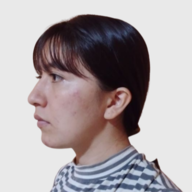
#> input picture PROYECTOIA-U3/ArroboMercy/L00385770_3.png, 192 x 192 px, found by its file name; its folder holds only this picture in this run
$ jupyter execute --allow-errors '[NRC_6278]_MelanyLópez_StevenBarragan_CargaDatosProyecto.ipynb'
#> lines starting #> are read from the running program, lines starting #| are printed output that depends on the picture
[cell 1]
#Importamos las librerías correspondientes
# Importamos la librería ImageDataGenerator,
from keras.preprocessing.image import ImageDataGenerator
# Importamos la librería  array_to_img, img_to_array, load_img
from tensorflow.keras.utils import array_to_img, img_to_array, load_img
# Importamos la librería glob
import glob
# Importamos la librería plt
import matplotlib.pyplot as plt
# Importamos la librería os
import os
#Importamos la libreria shutil
import shutil
#Importamos la libreria random
import random
# Importamos la librería io
from skimage import io
# Importamos open cv
import cv2

## Descripción del dataset

El presente dataset incorpora fotos de los estudiantes de sexto semestre de la carrera de Ingenieria en tecnologias de la información, cuyo objetivo es la aplicación de las mismas para realizar un reconocimiento facial identificando el nombre de cada uno de los participantes.

Dentro del conjunto de imagenes podemos identificar que se centran en el uso de los formatos jpg, png, jpeg. El esquema de colores utilizado por las imagenes es RGB. Sus dimenciones preestablecidas se encuentran en 5 x 5 cm, siendo imagenes que enfocan los 3 diferentes perfiles del rostro de una persona.

## Descripción del problema
Este dataset contiene varios parámetros/características en donde se requiere realizar un reconocimiento facial de una persona por medio de la predicción basada en imágenes. Cabe mencionar que por cada persona se extrajo un total de tres imagenes de los perfiles del rostro, para el respectivo entrenamiento del modelo que consta del lado frontal, lado derecho y lado izquierdo del rostro de la persona.

## Carga del dataset

[cell 2]
# Definimos la ruta del dataset
folder = 'C:\PROYECTOIA-U3/'

[cell 3]
#Se observa los nombres de las carpetas
nombres = os.listdir(folder)
# Imprimimos los nombres
print(nombres)

[cell 4]
#Creamos un bucle que se ejecutara hasta que se hayan leido todas las clases
for class_name in nombres:
    # Creamos una ruta especifica con el nombre de la clase
    cur_path = folder + "/" + class_name
    # Obtenemos los elementos de la ruta indicada
    elements = os.listdir(cur_path)
    #Definimos un bucle que lea todos los elementos
    for element in elements:
        # Imprimimos la acción realizada
        print("Copying Image - {} in Fotos_Augmented_1/{}".format(element, class_name))
        # Definimos la ruta de origen de los elementos
        src = os.path.join(folder + "/" + class_name, element) # origen
        # Definimos la ruta de destino de los elementos
        dst = os.path.join("C:\Fotos_Augmented/" + class_name, element)
        # Realizamos la copia de las fotos
        shutil.copy(src, dst)

## Impresión del dataset

[cell 5]
image = []
#Creamos un bucle que se ejecutara hasta que se hayan leido todas las clases
for class_name in nombres:
    # Creamos una ruta especifica con el nombre de la clase
    cur_path = folder + "/" + class_name
    # Obtenemos los elementos de la ruta indicada
    elements = os.listdir(cur_path)
    #Definimos un bucle que lea todos los elementos
    for element in elements:
        image.append(io.imread(folder + "/" + class_name +'/'+ element)/255.0) # imread lee las imagenes con los pixeles codificados como enteros
        # en el rango 0-255. Por eso la convertimos a flotante y en el rango 0-1

for i in range(9):
    print("- Dimensiones de la imagen:")
    ran = random.randint(0, len(image) - 1)
    print(image[ran].shape)
    plt.imshow(image[ran],vmin=0,vmax=1)
    plt.show()
#> this loop made 9 passes
#> (printed output is left out)
#> pass 1, `plt.show()`:
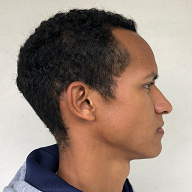
#> shown: shape (192, 192, 3) float64; mean R, G, B 0.595, 0.523, 0.478
